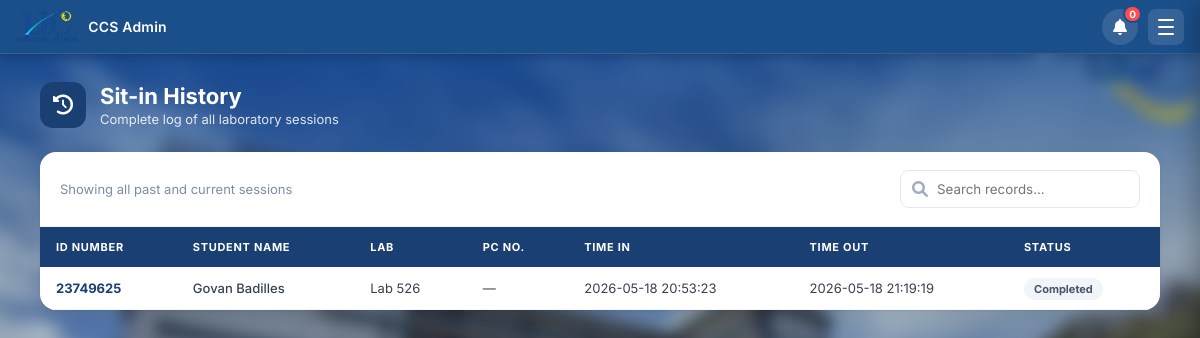
Page /history (signed in) on the earlier database version.
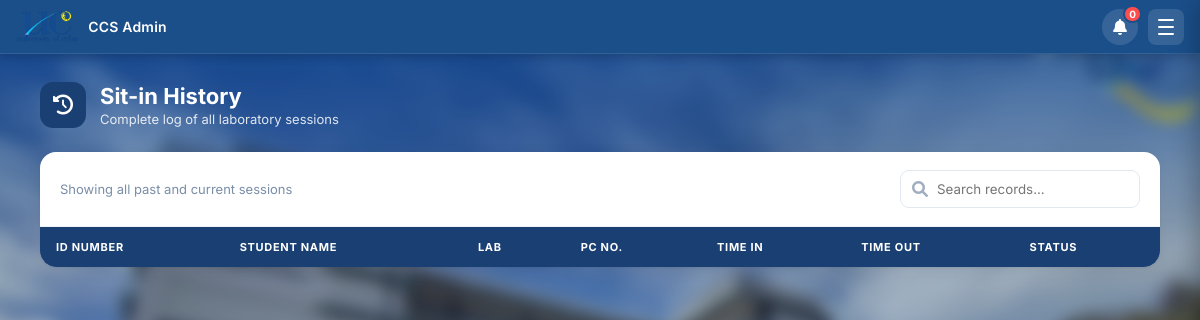
Same page on the later database version.
### tables this page shows
CREATE TABLE sitin_records (
            id INTEGER PRIMARY KEY AUTOINCREMENT,
            id_number TEXT NOT NULL,
            purpose TEXT,
            lab TEXT,
            pc_number INTEGER,
            time_in DATETIME DEFAULT CURRENT_TIMESTAMP,
            time_out DATETIME,
            status TEXT DEFAULT 'Active',
            feedback TEXT DEFAULT ''
        );

CREATE TABLE users (
            id INTEGER PRIMARY KEY AUTOINCREMENT,
            id_number TEXT UNIQUE NOT NULL,
            lastname TEXT NOT NULL,
            firstname TEXT NOT NULL,
            middlename TEXT,
            course_level TEXT,
            password TEXT NOT NULL,
            email TEXT,
            course TEXT,
            address TEXT,
            role TEXT DEFAULT 'student',
            remaining_sessions INTEGER DEFAULT 30,
            profile_pic TEXT DEFAULT 'default_profile.png'
        );

### app.py (the view)
@app.route('/history')
def history():
    if 'user_id' not in session or session.get('role') != 'admin':
        return redirect(url_for('home'))
    conn = get_db_connection()
    cur  = conn.cursor()
    cur.execute("""
        SELECT s.*, u.firstname, u.lastname
        FROM sitin_records s JOIN users u ON s.id_number = u.id_number
        ORDER BY s.time_in DESC
    """)
    records = cur.fetchall()
    conn.close()
    return render_template('history.html', records=records)

### app.py (called while the page is built)
def get_db_connection():
    if USE_PG:
        conn = psycopg2.connect(DATABASE_URL, cursor_factory=psycopg2.extras.RealDictCursor)
        conn.autocommit = False
        return conn
    else:
        conn = sqlite3.connect(DB_PATH)
        conn.row_factory = sqlite3.Row
        return conn

### templates/history.html (shortened to what this page needs)
<!DOCTYPE html>
<html lang="en">
<head>
    <link rel="stylesheet" href="{{ url_for('static', filename='style.css') }}">
    <link rel="stylesheet" href="{{ url_for('static', filename='admin.css') }}">
    <link rel="stylesheet" href="https://cdnjs.cloudflare.com/ajax/libs/font-awesome/6.0.0/css/all.min.css">
</head>
<body class="admin-page">
    <nav class="navbar">
        <div class="nav-left">
            <img src="{{ url_for('static', filename='images/uclogonav.png') }}" alt="UC Logo">
            <span class="nav-brand">CCS Admin</span>
        </div>
        <div class="nav-right">
            <div class="notif-wrapper" id="notifWrapper">
                <button class="notif-bell-btn" id="notifBellBtn" onclick="toggleNotifDropdown(event)"><i class="fas fa-bell"></i><span class="notif-badge" id="notifBadge" style="display:none;">0</span></button>
            </div>
            <button class="hamburger-btn" id="hamburgerBtn" onclick="toggleSidebar()"><span></span><span></span><span></span></button>
        </div>
    </nav>
    <div class="admin-container">
        <div class="page-header">
            <div class="page-header-icon"><i class="fas fa-history"></i></div>
            <div>
                <h1>Sit-in History</h1>
                <p>Complete log of all laboratory sessions</p>
            </div>
        </div>
        <div class="card">
            <div class="table-toolbar">
                <div style="font-size:13px; color:#7a8ea8;">Showing all past and current sessions</div>
                <div class="search-box">
                    <i class="fas fa-search"></i>
                    <input type="text" id="searchHistory" onkeyup="filterHistory()" placeholder="Search records...">
                </div>
            </div>
            <div style="overflow-x: auto;">
                <table class="modern-table">
                    <thead>
                        <tr>
                            <th>ID Number</th>
                            <th>Student Name</th>
                            <th>Lab</th>
                            <th>PC No.</th>
                            <th>Time In</th>
                            <th>Time Out</th>
                            <th>Status</th>
                        </tr>
                    </thead>
                    <tbody>
                        {% for row in records %}
                        <tr>
                            <td style="font-weight:700; color:#1a3f72;">{{ row['id_number'] }}</td>
                            <td style="font-weight:500;">{{ row['firstname'] }} {{ row['lastname'] }}</td>
                            <td>{{ row['lab'] }}</td>
                            <td>{{ row['pc_number'] if row['pc_number'] else '—' }}</td>
                            <td>{{ row['time_in'] }}</td>
                            <td>{{ row['time_out'] if row['time_out'] else '—' }}</td>
                            <td>
                                <span class="status-badge {{ 'status-active' if row['status'] == 'Active' else 'status-completed' }}">
                                    {{ row['status'] }}
                                </span>
                            </td>
                        </tr>
                        {% endfor %}
                    </tbody>
                </table>
            </div>
        </div>
    </div>
</body>
</html>

Differences in the rows shown:
removed sitin_records: id_number "23749625", firstname "Govan", lastname "Badilles", lab "Lab 526", row "—", time_in "2026-05-18 20:53:23", time_out "2026-05-18 21:19:19", status "Completed"
